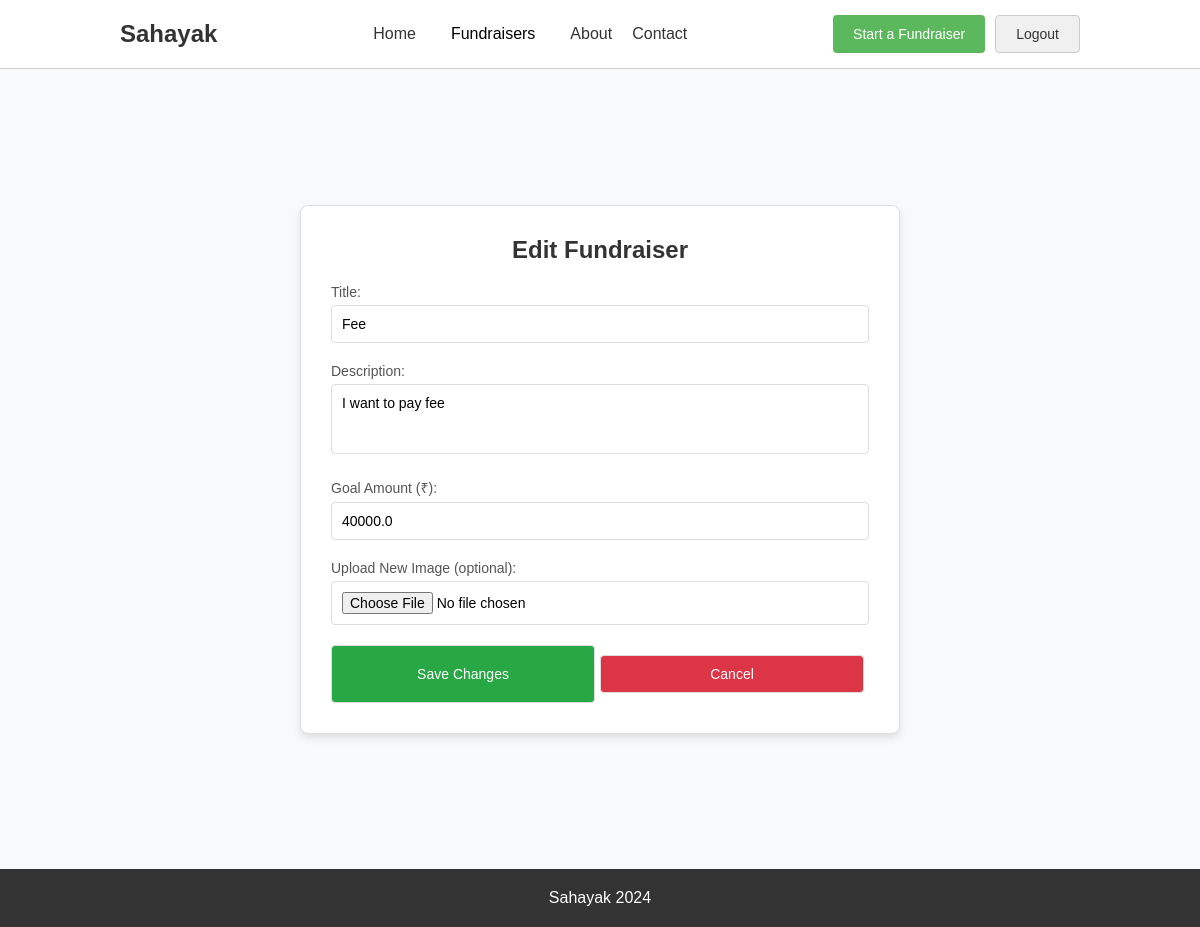
The app's page /edit-fundraiser/2 (signed in), older data.
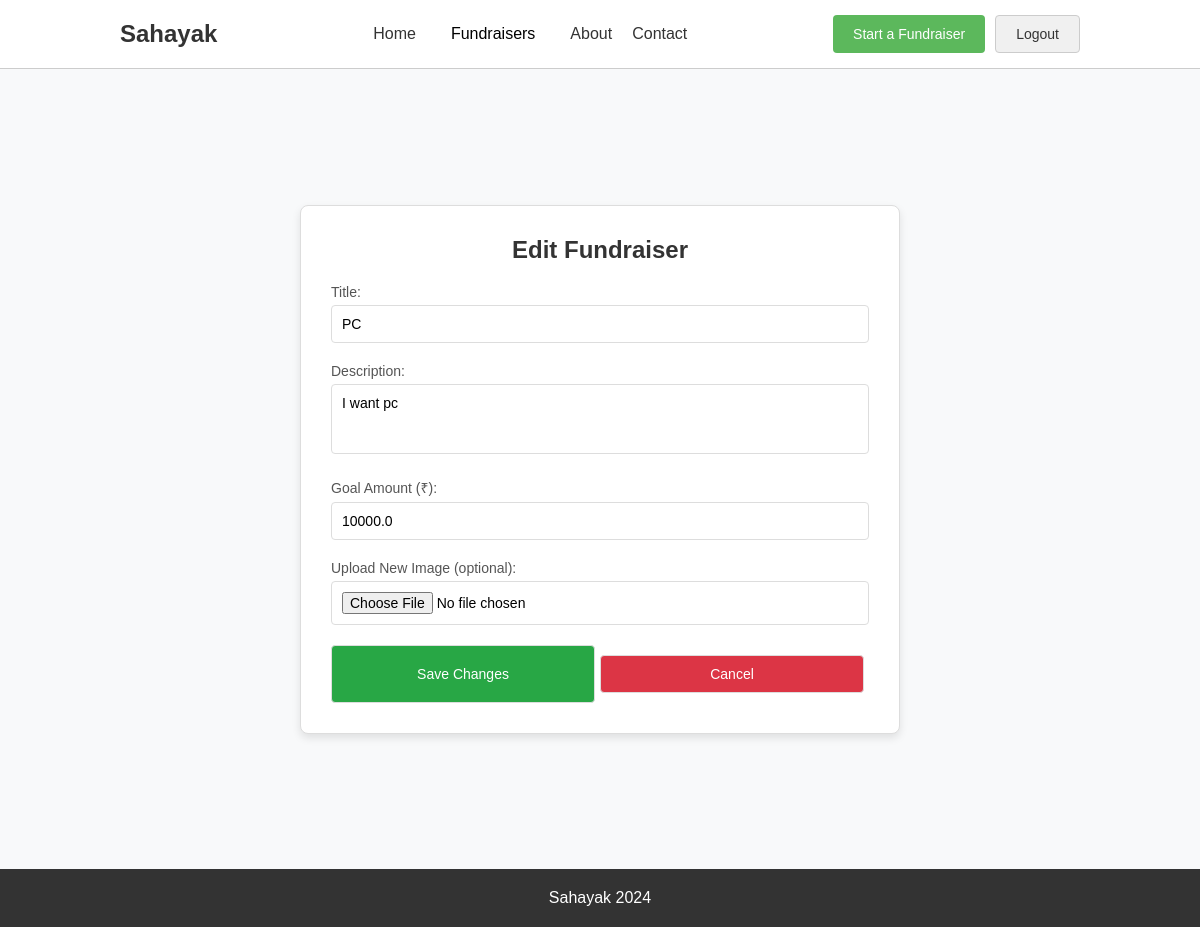
The same page, newer data.
### app.py (models this page shows, shortened)
class Fundraiser(db.Model):
    id = db.Column(db.Integer, primary_key=True)
    title = db.Column(db.String(200), nullable=False)
    description = db.Column(db.Text, nullable=False)
    goal = db.Column(db.Float, nullable=False)
    total_donated = db.Column(db.Float, default=0.0)
    timestamp = db.Column(db.DateTime, default=datetime.utcnow)
    image_filename = db.Column(db.String(200), nullable=True)
    category = db.Column(db.String(100), nullable=False)
    user_id = db.Column(db.Integer, db.ForeignKey('user.id'), nullable=False)  # Foreign key to User
    user = db.relationship('User', backref=db.backref('fundraisers', lazy=True))

### app.py (the view, shortened to what this page needs)
@app.route('/edit-fundraiser/<int:fundraiser_id>', methods=['GET', 'POST'])
@login_required
def edit_fundraiser(fundraiser_id):
    fundraiser = Fundraiser.query.get_or_404(fundraiser_id)
    if fundraiser.user_id != session.get('user_id'):
        flash("You are not authorized to edit this fundraiser.", "danger")
        return redirect(url_for('my_fundraisers'))
    return render_template('edit_fundraiser.html', fundraiser=fundraiser)

### app.py (called while the page is built)
def login_required(f):
    @wraps(f)
    def decorated_function(*args, **kwargs):
        if 'user_id' not in session:
            flash("You need to log in first.", "warning")
            return redirect(url_for('login'))  # Redirect to the login page if not logged in
        return f(*args, **kwargs)
    return decorated_function

### templates/edit_fundraiser.html (shortened to what this page needs)
{% extends "base.html" %}
{% block content %}
<section class="edit-fundraiser-section">
    <div class="edit-fundraiser-box">
        <h2>Edit Fundraiser</h2>
        <form action="{{ url_for('edit_fundraiser', fundraiser_id=fundraiser.id) }}" method="POST" enctype="multipart/form-data" class="edit-fundraiser-form">
            <div class="form-group">
                <label for="title">Title:</label>
                <input type="text" id="title" name="title" value="{{ fundraiser.title }}" required>
            </div>
            <div class="form-group">
                <label for="description">Description:</label>
                <textarea id="description" name="description" rows="3" required>{{ fundraiser.description }}</textarea>
            </div>
            <div class="form-group">
                <label for="goal">Goal Amount (₹):</label>
                <input type="number" id="goal" name="goal" value="{{ fundraiser.goal }}" required>
            </div>
            <div class="form-group">
                <label for="image">Upload New Image (optional):</label>
                <input type="file" id="image" name="image">
            </div>
            <div class="form-actions">
                <button type="submit" class="save-btn">Save Changes</button>
                <button type="button" class="cancel-btn" onclick="window.location.href='{{ url_for('my_fundraisers') }}'">Cancel</button>
            </div>
        </form>
    </div>
</section>
{% endblock %}

### templates/base.html (shortened to what this page needs)
<!DOCTYPE html>
<html lang="en">
<head>
    <link rel="stylesheet" href="{{ url_for('static', filename='style.css') }}">
</head>
<body>
    <header class="navbar">
        <div class="container">
            <h1 class="logo">Sahayak</h1>
            <nav>
                <ul>
                    <li><a href="{{ url_for('home') }}">Home</a></li>
                    <li class="dropdown">
			<a href="#" class="dropbtn">Fundraisers</a>
        	    </li>
                    <li><a href="{{ url_for('about') }}">About</a></li>
                    <li><a href="{{ url_for('contact') }}">Contact</a></li>
                </ul>
            </nav>
            <div class="auth">
                {% if session.get('user_id') %}
                <button class="fundraise-btn" onclick="location.href='{{ url_for('start_fundraiser') }}'">Start a Fundraiser</button>
                <button class="login-btn" onclick="location.href='{{ url_for('logout') }}'">Logout</button>
                {% else %}
                <button class="login-btn" onclick="location.href='{{ url_for('login') }}'">Login</button>
                <button class="fundraise-btn" onclick="location.href='{{ url_for('start_fundraiser') }}'">Start a Fundraiser</button>
                {% endif %}
            </div>
        </div>
    </header>
    <main>
        {% block content %}{% endblock %}
    </main>
    <footer class="footer">
        <p>Sahayak 2024</p>
    </footer>
</body>
</html>

### static/style.css (style rules this page uses)
* { margin: 0; padding: 0; box-sizing: border-box; font-family: Arial, sans-serif; }
.navbar { background-color: #fff; padding: 15px 0; border-bottom: 1px solid #ccc; }
.container { width: 80%; margin: auto; display: flex; justify-content: space-between; align-items: center; }
.logo { font-size: 24px; font-weight: bold; color: #333; }
nav ul { list-style: none; display: flex; }
nav ul li { margin-left: 20px; }
nav ul li a { text-decoration: none; color: #333; font-size: 16px; }
.auth { display: flex; }
.auth .login-btn, .auth .fundraise-btn { padding: 10px 20px; margin-left: 10px; border: none; cursor: pointer; border-radius: 4px; transition: background-color 0.3s ease; font-size: 14px; }
.auth .login-btn { background-color: #f0f0f0; color: #333; border: 1px solid #ccc; }
.auth .fundraise-btn { background-color: #5cb85c; color: white; }
.dropdown { position: relative; display: inline-block; }
.dropbtn { background-color: transparent; color: black; padding: 10px 15px; text-decoration: none; font-size: 16px; border: none; cursor: pointer; }
.donate-btn, .cancel-btn { padding: 12px 20px; border-radius: 4px; cursor: pointer; font-size: 16px; margin: 10px 5px; }
.cancel-btn { background-color: #f0f0f0; color: #333; border: 1px solid #ccc; }
.footer { background-color: #333; color: white; text-align: center; padding: 20px; }

### templates/edit_fundraiser.html (style rules this page uses)
.edit-fundraiser-section { display: flex; justify-content: center; align-items: center; min-height: 100vh; background-color: #f8f9fa; padding: 20px; }
.edit-fundraiser-box { background-color: white; padding: 30px; border: 1px solid #ddd; border-radius: 8px; box-shadow: 0 4px 8px rgba(0, 0, 0, 0.1); max-width: 600px; width: 100%; }
.edit-fundraiser-box h2 { text-align: center; margin-bottom: 20px; color: #333; }
.edit-fundraiser-form .form-group { margin-bottom: 20px; }
.edit-fundraiser-form label { display: block; font-size: 14px; margin-bottom: 5px; color: #555; }
.edit-fundraiser-form input, .edit-fundraiser-form textarea, .edit-fundraiser-form button { width: 100%; padding: 10px; font-size: 14px; border: 1px solid #ddd; border-radius: 4px; }
.edit-fundraiser-form textarea { resize: none; }
.form-actions { display: flex; justify-content: space-between; }
.save-btn { background-color: #28a745; color: white; border: none; cursor: pointer; }
.cancel-btn { background-color: #dc3545; color: white; border: none; cursor: pointer; }

Row changes from the older to the newer data that the page shows:
changed Fundraiser: title "Fee" → "PC"; description "I want to pay fee" → "I want pc"; goal "40000.0" → "10000.0"
